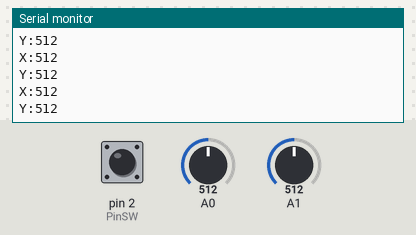
The sketch below on a simulated Arduino Uno, built with avr-gcc and run on an emulated ATmega328P. On the bench: the last lines printed to the serial monitor. The inputs (shaded band) are chosen by the test bench; at power-on: pin 2 (PinSW) HIGH, A0 = 512, A1 = 512. Sleep ends after the set time or at an interrupt.

Above: at 1.1 s.
1.2 s: pin 2 (PinSW) pulled LOW for 0.15 s
At 2.7 s:
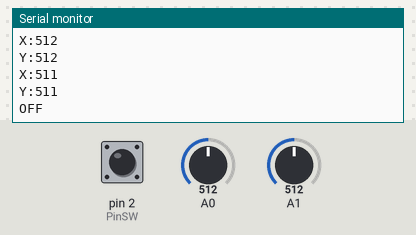
3.0 s: pin 2 (PinSW) pulled LOW for 1 s
At 3.51 s:
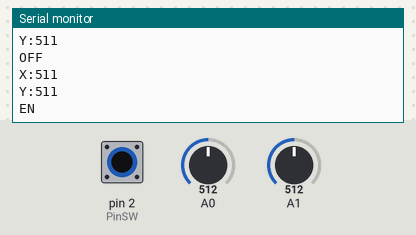

The sketch:

Joystick.ino
```cpp
#include <avr/io.h>
#include <avr/interrupt.h>
#include <avr/sleep.h>
#include <util/delay.h>

#define F_CPU 16000000UL // frequency Clock 16 MHz
#define SLEEP_POWER_SAVE  3 //
#define AxisX 0
#define AxisY 1
#define BUAD_9600 103
#define BUAD_115200 8
#define PinSW 2

uint16_t readADC(uint8_t channel);
void setupADC();
void UART_init(unsigned int ubrr);
void UART_transmit(unsigned char data);
void UART_sendString(const char* str);

bool JoystickOn = true;
uint16_t ValueX, ValueY;
uint8_t SW;
char buffer[10]; // Buffer to hold the ASCII converted values

int main(void)
{
  DDRD &= (0 << PD2);
  PORTD |= (1 << PD2);  // ตั้งค่าบิต PD2 ให้เป็น 0 (active, LOW)
  setupADC();
  UART_init(BUAD_115200); // Initialize UART with calculated baud rate value
  setupInterrupt(); // Initialize the interrupt
  SLEEP_INITIALIZE(SLEEP_POWER_SAVE); // แก้ไขชื่อฟังก์ชันให้ถูกต้อง
  sei();  // เปิดการทำงานของ interrupt

  while (1)
  {
    if (JoystickOn)  // ตรวจสอบสถานะของ Joystick
    {
      // อ่านค่าจาก X และ Y axis ของ Joystick
      ValueX = readADC(AxisX);
      ValueY = readADC(AxisY);

      // ส่งค่าผ่าน UART
      itoa(ValueX, buffer, 10);  // แปลงค่าเป็น string
      UART_sendString("X:");
      UART_sendString(buffer);
      UART_sendString("\n");

      itoa(ValueY, buffer, 10);  // แปลงค่าเป็น string
      UART_sendString("Y:");
      UART_sendString(buffer);
      UART_sendString("\n");

      _delay_ms(150);
    }
    else  // ถ้า Joystick ถูกปิด
    {
      sleep_cpu();  // เข้าสู่ sleep mode
      SLEEP_DISABLE();  // ปิด sleep mode
    }
  }
}

uint16_t readADC(uint8_t channel)
{
  // เลือกช่อง ADC
  ADMUX = (ADMUX & 0xF0) | (channel & 0x0F);

  // เริ่มการแปลงค่า
  ADCSRA |= (1 << ADSC);

  // รอจนกว่าการแปลงค่าจะเสร็จสิ้น
  while (ADCSRA & (1 << ADSC))
    ;

  return ADC;
}

void setupADC()
{
  // เปิดใช้งาน ADC และตั้งค่า prescaler ที่ 128
  ADCSRA = (1 << ADEN) | (1 << ADPS2) | (1 << ADPS1) | (1 << ADPS0);
  ADMUX = (1 << REFS0);  // ตั้งค่าแรงดันอ้างอิงเป็น AVcc
}

void setupInterrupt()
{
  // ตั้งค่า INT0 ให้ trigger เมื่อเกิด falling edge
  EICRA |= (1 << ISC01); // ISC01 = 1, ISC00 = 0 -> Falling edge
  EICRA &= (0 << ISC00);
  EIMSK |= (1 << INT0);  // เปิดการทำงานของ INT0 interrupt
}

void UART_init(unsigned int ubrr)
{
  UBRR0H = (unsigned char)(ubrr >> 8);
  UBRR0L = (unsigned char)ubrr;
  UCSR0B = (1 << TXEN0);  // เปิดใช้งานการส่งข้อมูล
  UCSR0C = (1 << UCSZ01) | (1 << UCSZ00);  // ตั้งค่า frame format: 8 data bits, 1 stop bit
  _delay_ms(200);
}

void UART_transmit(unsigned char data)
{
  while (!(UCSR0A & (1 << UDRE0)))  // รอจนกว่าบัฟเฟอร์จะว่าง
    ;
  UDR0 = data;  // ส่งข้อมูล
}

void UART_sendString(const char* str)
{
  while (*str)
  {
    UART_transmit(*str++);
  }
}

void SLEEP_DISABLE(void)
{
  SMCR &= 0xFE;  // ปิด sleep mode
}

void SLEEP_INITIALIZE(uint8_t mode)
{
  SMCR = (mode << 1) | 0x01;  // ตั้งค่า sleep mode
}

ISR(INT0_vect)
{
  _delay_ms(300);
  JoystickOn = !JoystickOn;  // เปลี่ยนสถานะ Joystick
  if (JoystickOn)
  {
    sprintf(buffer, "X:511\nY:511\nEN\n");
  }
  else
  {
    sprintf(buffer, "X:511\nY:511\nOFF\n");
  }
  UART_sendString(buffer);
}
```

Measured:
- after the input at 1.2 s, the serial monitor: prints a new line after 0.30 s (image 1)
- after the input at 3.0 s, the serial monitor: prints a new line after 0.30 s (image 2)
